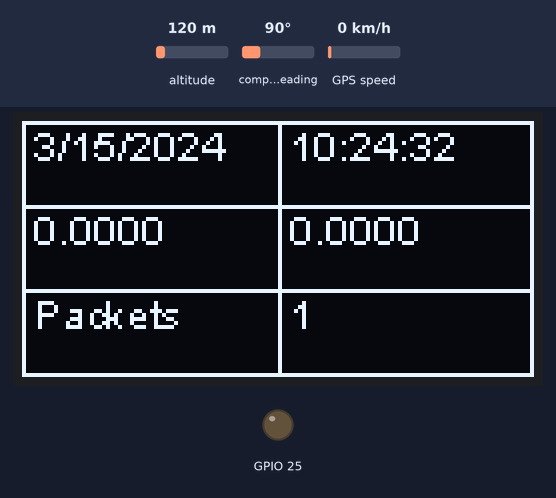
A sketch run on a simulated ESP8266 (NodeMCU). Shown: 128×64 one-colour display, output pins drawn as LEDs (lit = HIGH). The test bench sets the inputs (shaded band); at power-on: altitude 120 m, compass heading 90°, GPS speed 0 km/h. The GPS gets a fix after 3 s at 37.7749, -122.4194 with 8 satellites; no radio packets arrive unless stated; pins used as bus, display or sensor lines are not drawn; what the sketch prints to the serial monitor is not drawn.

Above: at 3.7 s.
At 6.8 s:
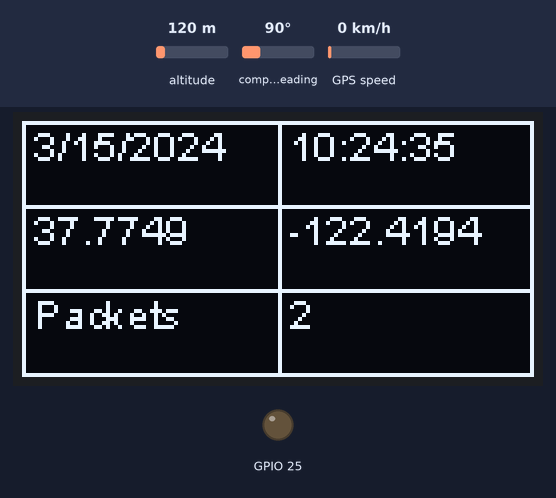
At 9.9 s:
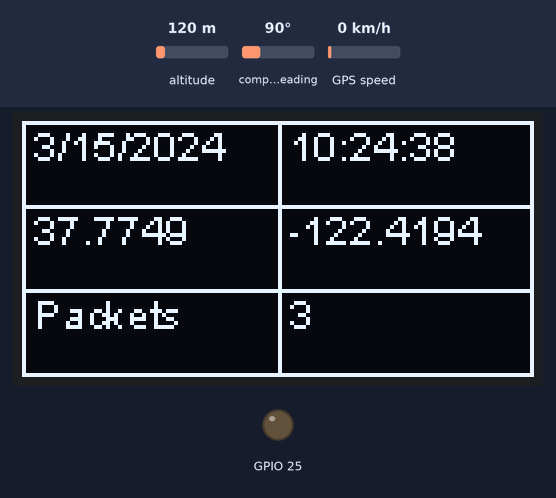
At 19.1 s:
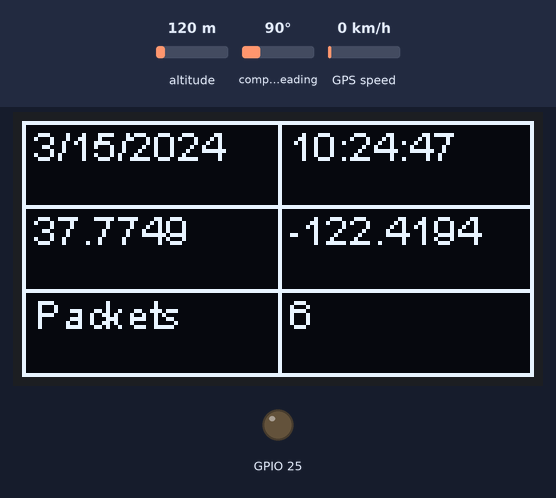
At 28.3 s:
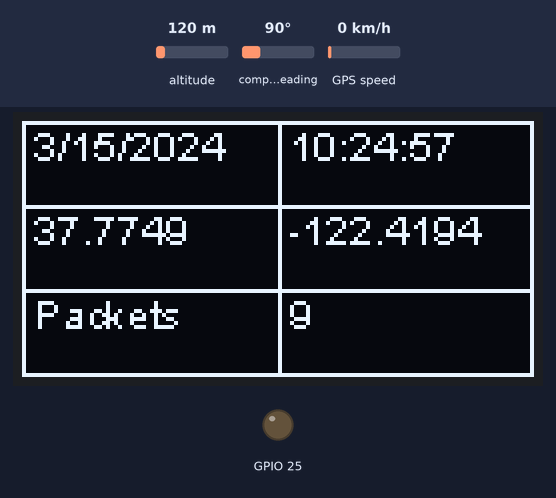
At 37.5 s:
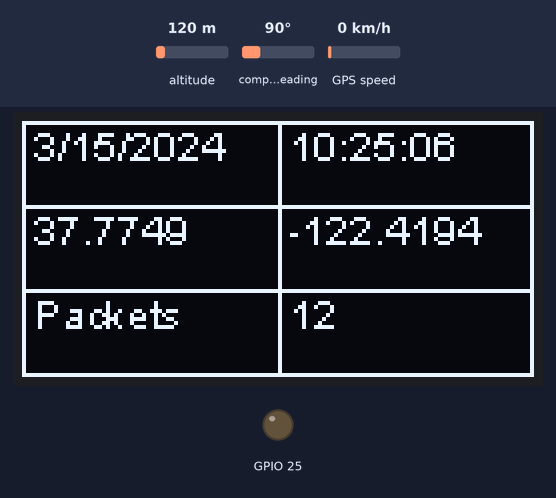

The sketch:

OLED_LoRa_Sender.ino
```cpp
/**
   Lora sender, receives gps location and sends the information to the receiver.

   LIBS
   https://github.com/mikalhart/TinyGPSPlus
   https://github.com/sandeepmistry/arduino-LoRa
   https://github.com/ThingPulse/esp8266-oled-ssd1306

   Created by S. Fambach visit http://www.fambach.net if you want.
   This sketch was created with help of the examples from the libraries.
*/


#include <Wire.h>
#include "credentials.h"
#include "debug.h"
#include "gps.h"
#include "display.h"
#include "my_lora.h"

int packageCount = 0;

void setup() {

  // displaySetup();
  pinMode(25, OUTPUT);

  DEBUG_INIT;

  // setup display
  displaySetup();

  // init gps
  gpsSetup();

  // lora setup
  loraSetup();

}

void loop() {

  displayLoop();
  gpsLoop();
  loraLoop();
  gpsDisplayInfo();

  // display something
  table.clear();
  //table.setText(0, 0, "Lat/Lng" , true);
  table.setText(0, 0, gpsGetDate(), true);
  table.setText(0, 1, gpsGetTime(), true);
  //table.setText(1, 0, "Lat/Lng" , true);
  table.setText(1, 0, gpsGetLat(4) , true);
  table.setText(1, 1, gpsGetLng(4) , true);

  loraSend(gpsGetTime()+";"+gpsGetDate()+";"+gpsGetLat(4) +";"+gpsGetLng(4)+";");
  packageCount++;
  table.setText(2, 0, "Packets" , true);
  table.setText(2, 1, String(packageCount) , true);

  table.refresh();
  delay(1000);


}
```

OledTable.h
```cpp
/*********************************************************
   Table for oled Displays


   Currently tested with
   TTGO Lora32 Oled

   Created by SteFam http://www.fambach.net
   GPL2 V3

*/
#ifndef OLED_TABLE_H
#define OLED_TABLE_H


/*  SSD1306 */
#include "SSD1306.h"

#define OK 0
#define ERROR_WRONG_COL -1
#define ERROR_WRONG_ROW -2
#define ERROR_TEXT_TO_LONG -3 // currently not used

class OledTable {

  public:

    /**
       Constructor
    */
    OledTable(SSD1306* display, uint8_t rows, uint8_t cols, bool drawFrame = true)
      : _display(display), _rows(rows), _cols(cols), _drawFrame(drawFrame) {


    }

    /**
        init the table, call this function during the setup
    */
    void init() {

      int w = _display->getWidth();
      int h = _display->getHeight();

      _colWidth  = w / _cols;
      _rowHeight = h / _rows;

    }

    /**
       draw the table, call this in the loop or each time when the content has changed.
    */
    void drawLines() {

      _display->clear();

      // draw the frame
      if (_drawFrame) {
        _display->drawRect(0, 0, _display->getWidth(), _display->getHeight());
      }

      // draw lines
      for (int i = 1; i < _rows; i++) {
        _display->drawHorizontalLine(0, i * _rowHeight , _display->getWidth());
      }

      for (int i = 1; i < _cols; i++) {
        _display->drawVerticalLine(_colWidth * i, 0, _display->getHeight());
      }
    }

    int setText(uint8_t row, uint8_t col, double value , bool fitToFrame = true) {
      return setText(row, col, String(value) , fitToFrame);
    }

    int setText(uint8_t row, uint8_t col, String text , bool fitToFrame = true) {

      if (row < 0 || row > _rows) {
        return ERROR_WRONG_ROW;
      }

      if (col < 0 || col > _cols) {
        return ERROR_WRONG_COL;
      }

      // clear field
      //_display->setColor(_bgColor );
      //_display->drawRect(_colWidth *(col)+1, _rowHeight*(row)+1,_colWidth *(col+1)-1, _rowHeight*(row+1)-1);

      if (fitToFrame) {
        _display->drawStringMaxWidth((_colWidth * (col)) + 3, (_rowHeight * (row)), (_colWidth) - 5 , text);
      } else {
        _display->drawString((_colWidth * (col)) + 3, (_rowHeight * (row)) , text);
      }

      return OK;
    }


    void refresh() {
      _display->display();
    }

    void clear() {
      _display->clear();
      drawLines();
    }

  private:
    uint8_t _rows;
    uint8_t _cols;
    int _colWidth;
    int _rowHeight;
    bool _drawFrame;
    SSD1306* _display;
    OLEDDISPLAY_COLOR  _bgColor = WHITE;
    OLEDDISPLAY_COLOR  _fgColor = BLACK;

};

#endif // OLED_TABLE_H
```

credentials.h
```cpp
// define debug for debug output
// #define debug
#include "debug.h"


// Lora settings
#define SCK     5    // GPIO5  -- SX1278's SCK
#define MISO    19   // GPIO19 -- SX1278's MISO
#define MOSI    27   // GPIO27 -- SX1278's MOSI
#define SS      18   // GPIO18 -- SX1278's CS
#define RST     14   // GPIO14 -- SX1278's RESET
#define DI0     26   // GPIO26 -- SX1278's IRQ(Interrupt Request)
#define BAND    868E6  //433E6, 868E6, 915E6, 8E6

// Oled Settings:
#define DISPLAY_SDA 4
#define DISPLAY_SCL 15
#define DISPLAY_RST 16
#define SSD_ADDRESS 0x3c


// gps Settings
#define RXD2 34 // 32
#define TXD2 35 //33
#define GPS_BOUD 9600 // 4800 // 9800
```

debug.h
```cpp
#ifndef DEBUG_H
#define DEBUG_H
/** Debug output */

  #define DEBUG

  #ifdef DEBUG
    #define DEBUG_INIT Serial.begin(115200);
    #define DEBUG_PRINT(val) Serial.print(val)
    #define DEBUG_PRINTF(val, format) Serial.print(val, format)
    #define DEBUG_PRINTLN(val) Serial.println(val)
    #define DEBUG_PRINTLNF(val, format) Serial.println(val, format)
  #else
    #define DEBUG_INIT
    #define DEBUG_PRINT(val)
    #define DEBUG_PRINTF(val, format)
    #define DEBUG_PRINTLN(val)
    #define DEBUG_PRINTLNF(val, format)
  #endif

  #warning included

#endif
```

display.h
```cpp
#ifndef DISPLAY_H
#define DISPLAY_H

#include "credentials.h"
#include "debug.h"
#include "SSD1306.h" //https://github.com/ThingPulse/esp8266-oled-ssd1306
#include "images.h"
#include "OledTable.h"

// Oled Settings:
//#define DISPLAY_SDA 4
//#define DISPLAY_SCL 15
//#define DISPLAY_RST 16
//#define SSD_ADDRESS 0x3c

SSD1306 display(SSD_ADDRESS, DISPLAY_SDA, DISPLAY_SCL);
OledTable table(&display,3,2);


void displaySetup(){
  // Init display
  pinMode(DISPLAY_RST,OUTPUT);
  digitalWrite(DISPLAY_RST, LOW);    // set GPIO16 low to reset OLED
  delay(50);
  digitalWrite(DISPLAY_RST, HIGH); // while OLED is running, must set GPIO16 in high、
  display.init();
  display.flipScreenVertically();
  display.setTextAlignment(TEXT_ALIGN_LEFT);
  display.setFont(ArialMT_Plain_10);

  // init table
  table.init();

  pinMode(25, OUTPUT);
}

void displayLoop(){


}


#endif // DISPLAY_H
```

gps.h
```cpp
#include "TinyGPS++.h" // https://github.com/mikalhart/TinyGPSPlus
#include "credentials.h"
#include "debug.h"
//#include <SoftwareSerial.h>

// #define RXD2 32
// #define TXD2 33

// The TinyGPS++ object
static TinyGPSPlus gps;
static boolean gpsConnected = false;

static void gpsGetData(unsigned long ms);
static String gpsGetLocation();

//SoftwareSerial softSerial(RXD2, TXD2);

static void gpsSetup() {
  Serial2.begin(GPS_BOUD, SERIAL_8N1, RXD2, TXD2);
  // softSerial.begin(GPS_BOUD);
}


static void gpsLoop() {
  gpsGetData(2000);
}

static void gpsGetData(unsigned long ms)
{
  unsigned long start = millis();
  do
  {
    while (Serial2.available()) {
      int i = Serial2.read();
      //Serial.print(i);
      gps.encode(i);
    }
    //    while (softSerial.available()){
    //      gps.encode(softSerial.read());

  } while (millis() - start < ms);

  if (millis() > 5000 && gps.charsProcessed() < 10) {
    gpsConnected = false;
    DEBUG_PRINTLN("No GPS data received: check wiring");
  } else {
    gpsConnected = true;
  }
}

static String gpsGetLocation() {
  String s;
  s.reserve(100);

  if (gps.location.isValid())
  {
    s = "lat/lng: ";
    s += gps.location.lat();
    s += " / ";
    s += gps.location.lng();
  } else {
    s = "lat/lng: NA / NA";
  }
  return s;
}

String gpsGetLng(int decimalPlaces){
  return String(gps.location.lng(),decimalPlaces);
}

String gpsGetLat(int decimalPlaces){
  return String(gps.location.lat(), decimalPlaces);
}

String gpsGetDate(){
   String s;
    s.reserve(11);

    s+= gps.date.month();
    s+= "/";
    s+= gps.date.day();
    s+= "/";
    s+= gps.date.year();
    return s;
}

String gpsGetTime(){
  String s;
    s.reserve(11);
    if (gps.time.hour() < 10){
      s+="0";
    }
    s+= gps.time.hour();
    s+=":";
    if (gps.time.minute() < 10){
      s+="0";
    }
    s+= gps.time.minute();
    s+=":";
    if (gps.time.second() < 10){
      s+= "0";
    }
   s+=gps.time.second();
//    s+=".";
//    if (gps.time.centisecond() < 10){
//      s+="0";
//    }
//    s+=gps.time.centisecond();
    return s;
}

static void gpsDisplayInfo()
{
#ifdef DEBUG
  if (!gpsConnected) {
    return;
  }

  Serial.print(F("Location: "));
  if (gps.location.isValid())
  {
    Serial.print(gps.location.lat(), 6);
    Serial.print(F(","));
    Serial.print(gps.location.lng(), 6);
  }
  else
  {
    Serial.print(F("INVALID"));
  }

  Serial.print(F("  Date/Time: "));
  if (gps.date.isValid())
  {
    Serial.print(gps.date.month());
    Serial.print(F("/"));
    Serial.print(gps.date.day());
    Serial.print(F("/"));
    Serial.print(gps.date.year());
  }
  else
  {
    Serial.print(F("INVALID"));
  }

  Serial.print(F(" "));
  if (gps.time.isValid())
  {
    if (gps.time.hour() < 10) Serial.print(F("0"));
    Serial.print(gps.time.hour());
    Serial.print(F(":"));
    if (gps.time.minute() < 10) Serial.print(F("0"));
    Serial.print(gps.time.minute());
    Serial.print(F(":"));
    if (gps.time.second() < 10) Serial.print(F("0"));
    Serial.print(gps.time.second());
    Serial.print(F("."));
    if (gps.time.centisecond() < 10) Serial.print(F("0"));
    Serial.print(gps.time.centisecond());
  }
  else
  {
    Serial.print(F("INVALID"));
  }

  Serial.println();

#endif // DEBUG

}
```

my_lora.h
```cpp
#ifndef MY_LORA_H
#define MY_LORA_H

#include <SPI.h>
#include "LoRa.h" // https://github.com/sandeepmistry/arduino-LoRa
#include "debug.h"
#include "credentials.h"

void loraSetup(){

  SPI.begin(SCK, MISO, MOSI, SS);
  LoRa.setPins(SS, RST, DI0);
  if (!LoRa.begin(BAND)) {
    DEBUG_PRINTLN("Starting LoRa failed!");
    while (1);
  }
  //LoRa.onReceive(cbk);
  //  LoRa.receive();
  DEBUG_PRINTLN("init ok");
  delay(1500);

}


void loraLoop(){
  // nothing todo maybe check the connection
}

void loraSend(String s){
  // send packet
  while (LoRa.beginPacket() == 0) {
    DEBUG_PRINTLN("waiting for radio ... ");
    delay(100);
  }

  LoRa.print(s);
  LoRa.endPacket();
}


#endif // MY_LORA_H
```

Source omitted: images.h (data table, 5704 bytes)

Measured:
- what the display in image 0 shows lasts 3.0 s, from 3.7 s to 6.7 s
